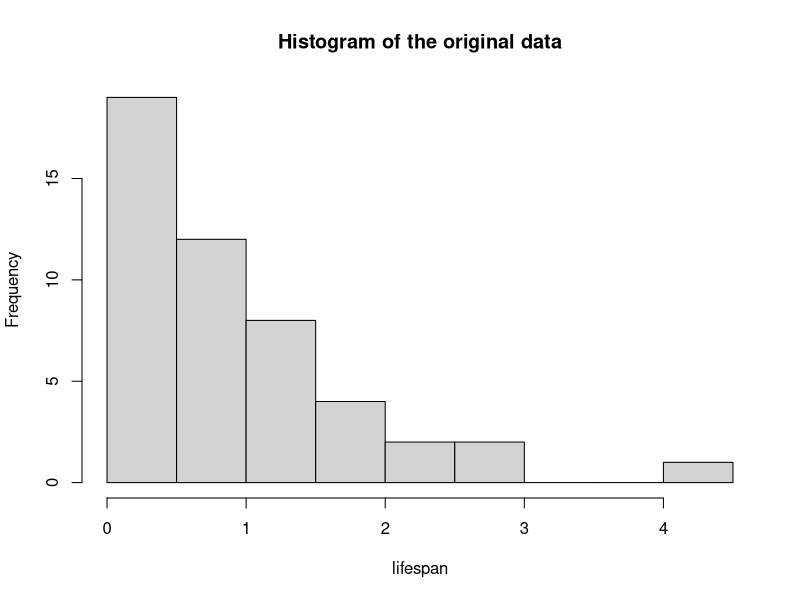

This chart was generated by the following R code:
setwd("/Users/Simon/Documents/TDDE01/tdde01/Simon/lab1_assignment2")
data <- read.csv("machines.csv")
set.seed(12345) 

log_likelihood=function(thetas){
  n = length(data[,1])
  n_first_six = 6
  machines_sum = sum(data)
  machines_sum_first_six = sum(data[,1][1:6])
  res=c(1,length(y))
  res_first_six=c(1,length(y))
  i = 1
  for(theta in thetas){
    res[i] = n*log(theta)-theta*machines_sum
    res_first_six[i] = n_first_six*log(theta)-theta*machines_sum_first_six
    i = i + 1
  }
  print(res_first_six)
  best_theta = thetas[which(res==max(res))]
  theta = thetas #make output look better
  log_like = res #make output look better
  plot(theta,log_like, col = 'blue', ylim=range(res[-1],res_first_six[-1]), main="Log-likelihood")
  points(theta,res_first_six, col = 'red')
}

bayesian=function(thetas){
  n = length(data[,1])
  machines_sum = sum(data)
  res=c(1,length(y))
  i = 1
  for(theta in thetas){
    res[i] = (thetas^n)*exp(-theta*machines_sum)*(10^n)*exp(-10*machines_sum)
    i = i + 1
  }
  best_theta = thetas[which(res==max(res))]
  theta = thetas #make output look better
  likelihood = res #make output look better
  plot(theta,likelihood, main = "Bayesian Likelihood")
}

obs=function(){
  n = 50;
  theta = 1.1
  exp_dist = rexp(n, rate = theta)
  hist(exp_dist, main="Histogram of exponential distribution")
}

y = seq(0,3,0.1)
#log_likelihood(y)
#bayesian(y)
lifespan = data[,1]
hist(lifespan, main="Histogram of the original data")
#obs()
